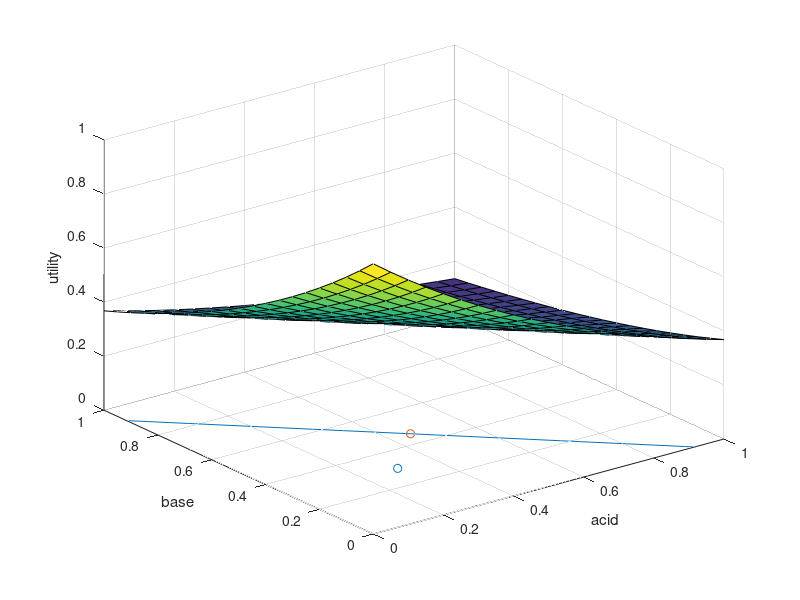

MATLAB code for this plot: (Note: this script raises an error after producing the figure.)
clear all
hold off
%x = -10:0.5:10;
x = 0:0.05:1;
[X,Y] = meshgrid(x);
%Z = -(Y.^2)+(X*-Y) ;
%Z = exp((X+Y) - (X-Y).^2);
%Z = (abs(X)./abs(Y)) - ((X-Y).^3);
Z = exp((-X.*Y) - ((X-Y).^2)+1)/exp(1);
W = -(X.^2) + (X.*Y) - (Y.^2) +1;
u = 0.9;
%y = 0.5 * (x + sqrt((-4*u) - (3* (x.^2)) + 4));
%z = 0.5 * (x - sqrt((-4*u) - (3* (x.^2)) + 4));
%contour3(X,Y,Z,30)
%hold on
surf(X,Y,Z)
hold on
ylim([0,1])
%plot(x,y)
%plot(x,z)
xlabel('x')
ylabel('y')
zlabel('z')


%x^2+2*x*y+y^2=0;

%%
x = [0:1:100];
%y = [0:.7:300];
alpha = 0.3;
[X1,X2] = meshgrid(x, x);
for i =1:length(X1)
    for j=1:length(X1(1,:))
        Y1(i,j)=0;
        Y1(i,j) = i/j;
        if (Y1(i,j)<5)
            Y2(i,j) = 1;
        else
            Y2(i,j)= 0;
        end
    end

end

%surf(X1, X2, Y1)
%surf(X1,X2,Y2)
%%
x = 0:0.025:1;
[X,Y] = meshgrid(x);
Z = Y.*exp(-(X+0.3).^2-((Y).^2));
contour3(X,Y,Z,30)
xlabel('water')
ylabel('base')
zlabel('utility')
%%
hold off
clear all
x = 0:0.05:1;
[X,Y] = meshgrid(x);
Z = exp(-X-Y);%/exp(1);
W = exp(X+X)/exp(1);
normZ = Z - min(Z(:));
normZ = normZ ./ max(normZ(:)); % *
surf(X,Y,Z)
%contour3(X,Y,Z,50)

xlabel('acid')
ylabel('base')
zlabel('utility')
hold on
%[t1,t2] = meshgrid(x);
%t2 = t2+log(0.4415);
%z = 1.2 * ones(1,21);
%t3 = meshgrid(z);

%surf(t1,t2,t3)
acid = 0.3;
base = 0.3;
scatter(acid,base);
u = 0.4;
ylim([0 1])
plot(x, (-x-log(u)));
a = 0.5*(-(log(u))+acid-base)
b = 0.5*(-(log(u))-acid+base)
scatter(a,b)
%bod = [0.7;0.3];
%scatter(bod)
%plot(bod)
%%
%%
clear all
hold off
x = 1:10;
y = 11:20;
z = x'*y;
c = randi(10,10);
sliceomatic(x,y,z,c)
%%
clear all
x = 0:0.05:1;
[X,Y,Z] = meshgrid(x, x, x);
c = exp(X+Y+Z);
sliceomatic1p0(c)
%%
clear all
[x,y,z] = meshgrid(-2:.2:2, -2:.25:2, -2:.16:2);
v = x .* exp(-x.^2 - y.^2 - z.^2);
sliceomatic(v)
%%
x = 0:0.05:1;
[X,Y] = meshgrid(x);
Z = 0.5 * (-abs(X).^2+abs(Y).^2);
normZ = Z - min(Z(:));
normZ = normZ ./ max(normZ(:)); % *
contour3(X,Y,Z,50)
xlabel('water')
ylabel('base')
zlabel('utility')

%%
clear all
x = [0:.05:1];
[X1,X2] = meshgrid(x, x);
for i =1:length(X1)
    for j=1:length(X1(1,:))
        Y1(i,j)=0;
        Y1(i,j) = 0.1*log(i) /( 0.1*log(j));
        if (Y1(i,j)<1)
            Y2(i,j) = 1;
        else
            Y2(i,j)= 0;
        end
    end

end

surf(X1, X2, Y1)
%surf(X1,X2,Y2)
xlabel('x_1 or i')
ylabel('x_2 or j')
zlabel('utility')


%%
clear all
x = [-1:0.1:5];
plot(x, (0.5*log(x)) + 0.5*log(10));
%%
clear all
hold off
x = [0:0.05:1];
%y = x.^2;
plot(x,x-0.2)
hold on
plot(x, x+0.2);
ylim([0 1]);
%%

%%
clear all
x = [0:.05:1];
[X1,X2] = meshgrid(x, x);
for i =1:length(X1)
    for j=1:length(X1(1,:))
        Y1(i,j)=0;
        Y1(i,j) = 0.3*i - 0.4*j;
        if (Y1(i,j)<1)
            Y2(i,j) = 1;
        else
            Y2(i,j)= 0;
        end
    end

end

surf(X1, X2, Y1)
%surf(X1,X2,Y2)
xlabel('x_1 or i')
ylabel('x_2 or j')
zlabel('utility')


%%
